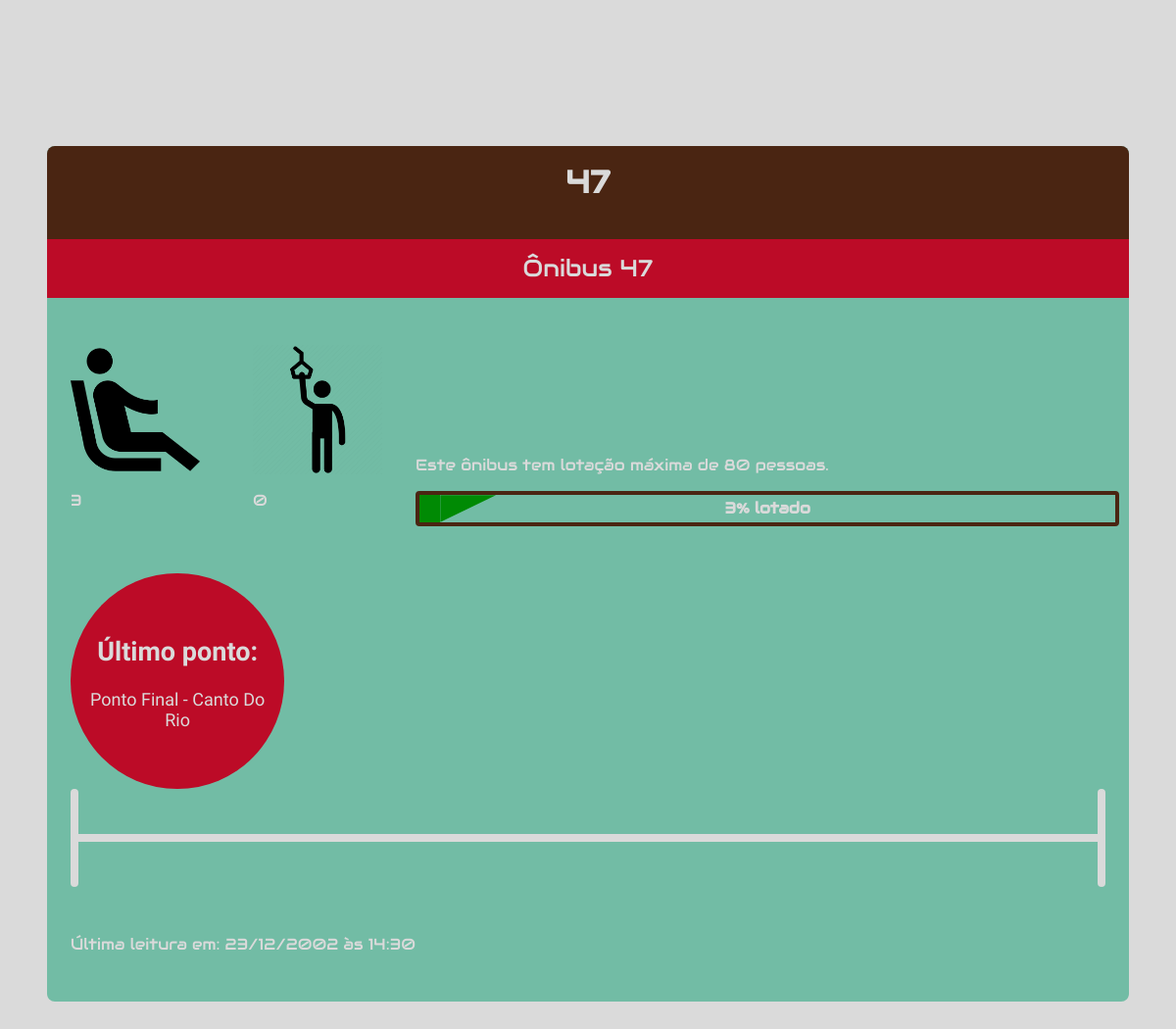
/bus/1, run on an earlier commit of the app's database.
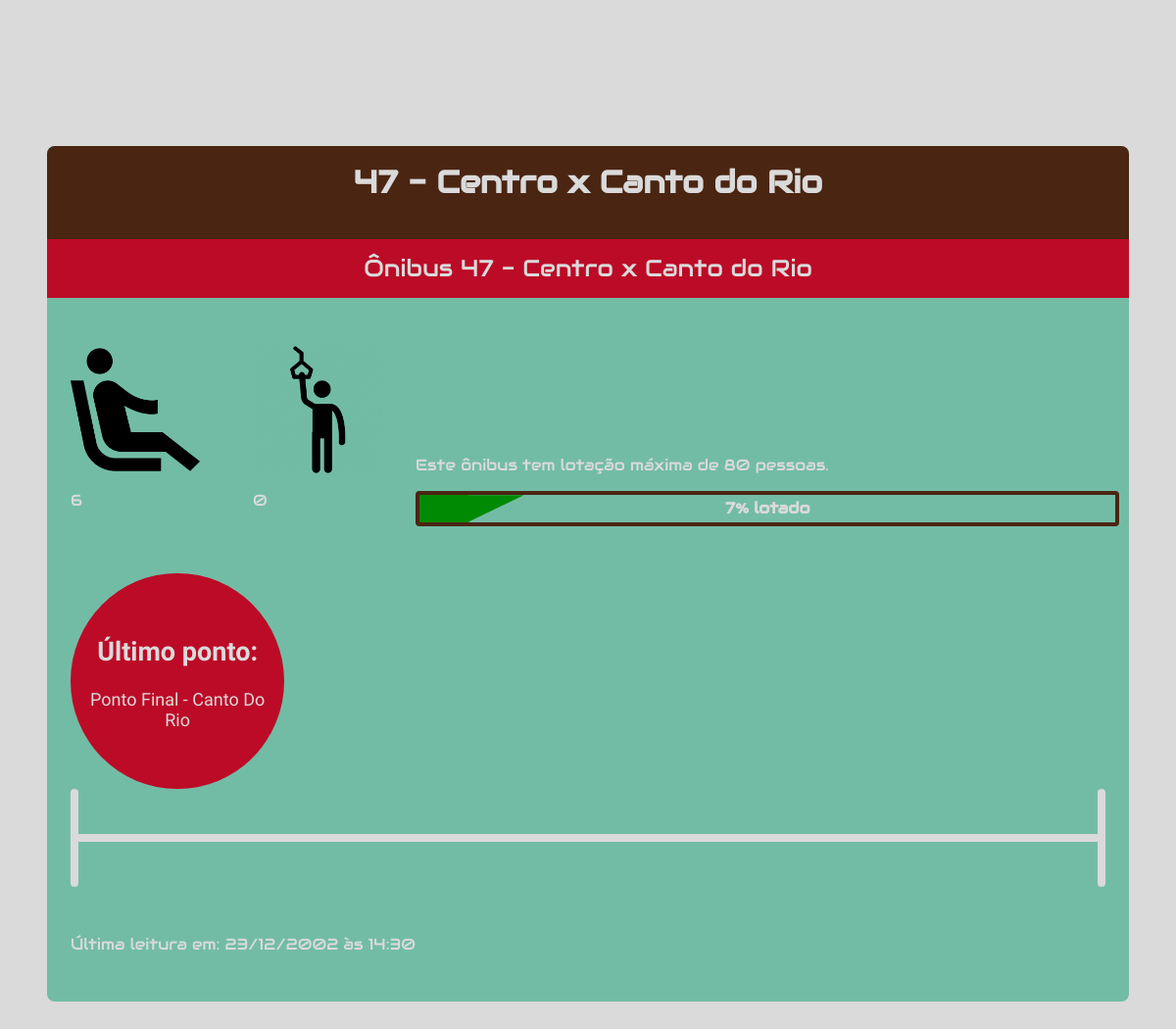
And on a later commit of the database.
### models/bus.py (models this page shows)
class Bus(db.Model):
    __tablename__ = "bus"
    id = Column(Integer, primary_key=True, autoincrement=True)
    name = Column(String, unique=True)
    created_at = Column(DateTime(), server_default=func.now())
    updated_at = Column(DateTime(), server_default=func.now(), onupdate=func.now())
    stops = relationship(BusStop)
    data = relationship(BusData)
    @property
    def json(self):
        try:
            last_data_id = max([data.id for data in self.data])
            last_data_received = [data for data in self.data if data.id == last_data_id][0]
        except ValueError:
            last_data_received = None
        return {
            "id": self.id,
            "name": self.name,
            "stops": [
                {
                    "id": stop.id,
                    "name": stop.name,
                }
                for stop in self.stops
            ],
            "last_data_received": {
                "bus_stop_name": last_data_received.bus_stop.name,
                "bus_stop_id": last_data_received.bus_stop_id,
                "seated_passengers": last_data_received.seated_passengers,
                "standing_passengers": last_data_received.standing_passengers,
                "created_at": last_data_received.created_at.strftime("%d/%m/%Y às %H:%M:%S")
            } if last_data_received else None,
        }

class BusStop(db.Model):
    __tablename__ = "bus_stop"
    id = Column(Integer, primary_key=True, autoincrement=True)
    bus_id = Column(Integer, ForeignKey("bus.id"))
    name = Column(String)
    created_at = Column(DateTime(), server_default=func.now())
    updated_at = Column(DateTime(), server_default=func.now(), onupdate=func.now())
    data = relationship(BusData, backref="bus_stop")

### app.py (the view)
@app.route("/bus/<int:bus_id>")
def bus(bus_id):
    _bus = db.session.get(Bus, bus_id)
    bus_json = _bus.json
    max_capacity = 80
    total_quantity = bus_json["last_data_received"]["standing_passengers"] + bus_json["last_data_received"]["seated_passengers"]
    capacity_percent = int((total_quantity / max_capacity) * 100)
    return render_template("bus.html", bus=bus_json, capacity_percent=capacity_percent, max_capacity=max_capacity)

### templates/bus.html (shortened to what this page needs)
<!DOCTYPE html>
<html lang="en">
<head>
    <link rel="stylesheet" href="/static/css/onibus.css">
</head>
<body>
<main>
    <div class="container">
        <div class="caixa caixa--esquema-invertido">
            <header class="caixa__header">
                <h1 class="caixa__titulo">
                    {{ bus.name}}
                </h1>
                <div class="caixa__sub-titulo">
                    Ônibus {{ bus.name }}
                </div>
            </header>
            <div class="caixa__corpo">
                <div class="linha">
                    <div class="metricas">
                        <div class="metricas__item">
                            <img src="/static/img/pessoa-sentada.png" alt="" height="200">
                            <p id="pessoas-sentadas" class="metricas__valor">{{ bus.last_data_received.seated_passengers }}</p>
                        </div>
                        <div class="metricas__item">
                            <img src="/static/img/pessoa-em-pe.png" alt="" height="200">
                            <p id="pessoas-em-pe" class="metricas__valor">{{ bus.last_data_received.standing_passengers }}</p>
                        </div>
                    </div>
                    <div class="lotacao">
                        <p class="lotacao__titulo">Este ônibus tem lotação máxima de {{ max_capacity }} pessoas.</p>
                        <div id="barra-de-lotacao" class="barra-de-lotacao" style="--valor: {{ capacity_percent }}">
                            {{ capacity_percent }}% lotado
                        </div>
                    </div>
                </div>
                <div class="rota">
                    <div class="ultimo-ponto">
                        <h2 class="ultimo-ponto__titulo">Último ponto:</h2>
                        <p id="nome-ultimo-ponto" class="ultimo-ponto__nome">{{ bus.last_data_received.bus_stop_name}}</p>
                    </div>
                    <div class="desenho">
                        <div class="estrada"></div>
                    </div>
                </div>
                <div class="ultima-leitura">
                        <span class="ultima-leitura__wrapper">
                            Última leitura em: <span id="data-leitura">23/12/2002</span> às <span id="horario-leitura">14:30</span>
                        </span>
                </div>
            </div>
        </div>
    </div>
</main>
</body>
</html>

### static/css/onibus.css (style rules this page uses)
.barra-de-lotacao { border-radius: 4px }
.ultimo-ponto, .ultima-leiturawrapper, .caixasub-titulo { font-family: "MuseoModerno", sans-serif }
.container { display: block; width: 100%; max-width: 1210px; margin: 0 auto; padding-left: 40px; padding-right: 40px }
body { font-family: "Audiowide", "Comic Sans MS", sans-serif; color: #dadada; background-color: #dadada }
main { display: flex; align-items: center; min-height: 100vh; padding-top: 120px; padding-bottom: 120px }
img { display: block; max-width: 100%; height: auto }
.caixa { border-radius: 8px; background-color: #72bca5 }
.linha { margin-left: -16px; margin-right: -16px; padding-top: 48px; padding-bottom: 48px; display: flex; flex-wrap: wrap }
.linha > * { margin-left: 16px; margin-right: 16px }
.metricas { display: grid; grid-template-columns:repeat(auto-fill, minmax(min-content, 132px)); gap: 54px; flex: 0 1 320px }
.caixa__sub-titulo { font-size: 24px }
.caixa__header { border-top-left-radius: 8px; border-top-right-radius: 8px; background-color: #4a2512 }
.caixa__corpo { padding-left: 24px; padding-right: 24px }
.caixa__titulo { padding-top: .5em; padding-bottom: .5em }
.caixa__sub-titulo { padding-top: .6em; padding-bottom: .6em; background-color: #bc0b27 }
.caixa__titulo, .caixa__sub-titulo { text-align: center; padding-left: 24px; padding-right: 24px }
.lotacao { flex: 1 1 320px; align-self: flex-end; margin-top: 18px }
.barra-de-lotacao { position: relative; z-index: 0; width: 100%; text-align: center; padding: .2em; font-weight: bold; border: 4px solid #4a2512; overflow: hidden }
.barra-de-lotacao::before, .barra-de-lotacao::after { content: ""; display: block; position: absolute; top: 0; z-index: -1; background-color: #008a04; height: 100% }
.barra-de-lotacao::before { width: calc(var(--valor, 0) * 1%); left: 0 }
.barra-de-lotacao::after { width: 8%; min-width: 16px; clip-path: polygon(0% 0%, 100% 0%, 0% 100%); left: calc(var(--valor, 0) * 1%) }
.rota { padding-bottom: 48px }
.ultimo-ponto { position: relative; max-width: 20ch; padding: 42px 8px; border-radius: 50%; background-color: #bc0b27; z-index: 1; font-size: 18px; text-align: center }
.desenho { position: relative; height: 100px }
.estrada { position: absolute; top: calc(50% - 4px); width: 100%; height: 8px; background-color: #dadada }
.ultima-leitura { padding: 0 0 48px }

What changed in the data, as far as the page shows it:
changed Bus: name "47" → "47 - Centro x Canto do Rio"
Also different on the page:
{{ bus.last_data_received.seated_passengers }}: "3" → "6"
{{ capacity_percent }}: "3" → "7"
